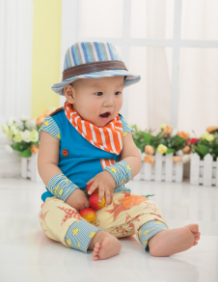
#> input picture 邹博学习/2.奇异值分解/6.son.png, 218 x 282 px
$ python '奇异值分解.py'
#> lines starting #> are read from the running program, lines starting #| are printed output that depends on the picture
from PIL import Image
import matplotlib as mpl
import matplotlib.pyplot as plt
import numpy as np
import os

A = Image.open("6.son.png", "r")
#> A is the input picture: PIL image 218x282 RGB; mean R, G, B 202.6, 195.5, 183.8
output_path = r'.\Pic'
if not os.path.exists(output_path):
    os.makedirs(output_path)

def restore(sigma, u, v, K):
    m = len(u)
    n = len(v)
    sigma_k = np.zeros((m, n))
    for k in range(K+1):
        sigma_k[k][k] = sigma[k]
    a = np.dot(np.dot(u, sigma_k), v)
    a[a<0] = 0
    a[a>255] = 255
    return np.rint(a).astype('uint8') #取整

a = np.array(A)
K = 50
u_r, sigma_r, v_r = np.linalg.svd(a[:, :, 0]) #其中v_r已经转置
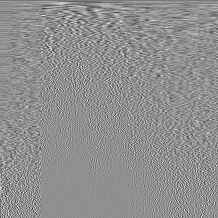
#> v_r: shape (218, 218) float64; min -0.449, max 0.346, mean -0.000332; drawn with min black and max white
#> sigma_r = 218 values, max 50964.7 at index 0, min 1.07 at index 217, mean 459.7
u_g, sigma_g, v_g = np.linalg.svd(a[:, :, 1])
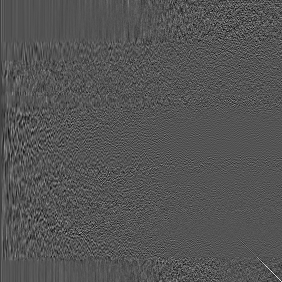
#> u_g: shape (282, 282) float64; min -0.308, max 0.621, mean -0.000216; drawn with min black and max white
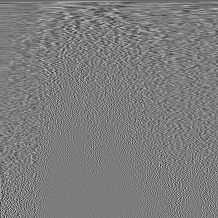
#> v_g: shape (218, 218) float64; min -0.407, max 0.423, mean -0.000278; drawn with min black and max white
#> sigma_g = 218 values, max 49167.6 at index 0, min 1.04 at index 217, mean 416.6
u_b, sigma_b, v_b = np.linalg.svd(a[:, :, 2])
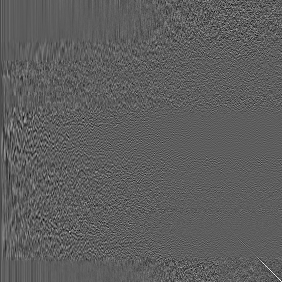
#> u_b: shape (282, 282) float64; min -0.34, max 0.582, mean -0.000176; drawn with min black and max white
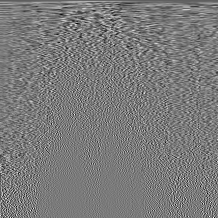
#> v_b: shape (218, 218) float64; min -0.328, max 0.352, mean -0.000279; drawn with min black and max white
#> sigma_b = 218 values, max 46412.4 at index 0, min 1.15 at index 217, mean 434
plt.figure(figsize=(10, 10), facecolor='w')
mpl.rcParams['font.sans-serif'] = [u'simHei']
mpl.rcParams['axes.unicode_minus'] = False

for k in range(1, K+1):
    print(k)
    R = restore(sigma_r, u_r, v_r, k)
    G = restore(sigma_g, u_g, v_g, k)
    B = restore(sigma_b, u_b, v_b, k)
    I = np.stack((R, G, B), 2)
    Image.fromarray(I).save('%s\\svd_%d.png' % (output_path, k))
    if k <= 12:
        plt.subplot(3, 4, k)
        plt.imshow(I)
        plt.axis('off')
        plt.title(u'奇异值个数：%d' % k)
#> this loop made 50 passes
#> pass 1, `R = restore(sigma_r, u_r, v_r, k)`:
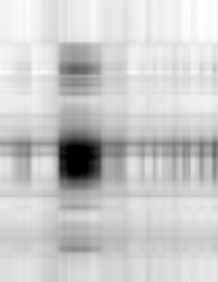
#> R: shape (282, 218); min 0, max 255, mean 202.8
#> pass 1, in restore (call 2), `a = np.dot(np.dot(u, sigma_k), v)`:
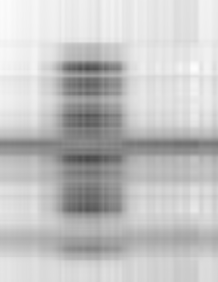
#> a: shape (282, 218) float64; min 73.64, max 253.5, mean 195.5
plt.suptitle(u'SVD与图像分解', fontsize=18)
#> (the run stopped early here; a loop or call above may not have finished)
